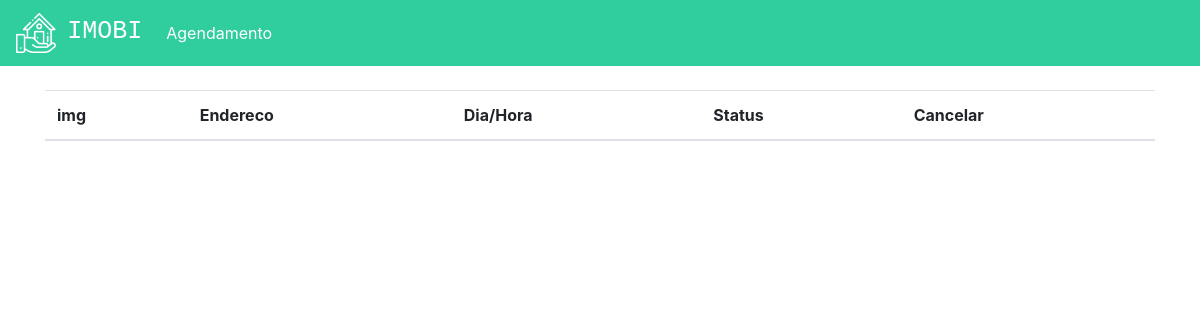
The app's page /agendamentos (signed in), older data.
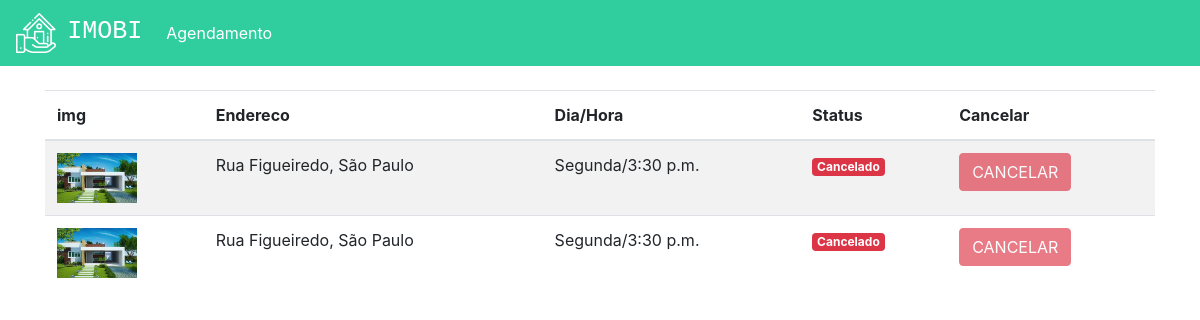
The same page, newer data.
### home/models.py (models this page shows, shortened)
class Visitas(models.Model):
    choices = (('S', 'Segunda'),
               ('T', 'Terça'),
               ('Q', 'Quarta'),
               ('QI', 'Quinta'),
               ('SE', 'Sexta'),
               ('SA', 'Sabado'),
               ('D', 'Domingo'))
    choices_status = (('A', 'Agendado'),
                      ('F', 'Finalizado'),
                      ('C', 'Cancelado'))
    imovel = models.ForeignKey(Imovei, on_delete=models.DO_NOTHING)
    usuario = models.ForeignKey(User, on_delete=models.DO_NOTHING)
    dia = models.CharField(max_length=20)
    horario = models.TimeField()
    status = models.CharField(
        max_length=1, choices=choices_status, default="A")

class Imovei(models.Model):
    choices = (('V', 'Venda'),
               ('A', 'Aluguel'))
    choices_imovel = (('A', 'Apartamento'),
                      ('C', 'Casa'))
    imagens = models.ManyToManyField(Imagem)
    valor = models.FloatField()
    quartos = models.IntegerField()
    tamanho = models.FloatField()
    cidade = models.ForeignKey(Cidade, on_delete=models.DO_NOTHING)
    rua = models.CharField(max_length=50)
    tipo = models.CharField(max_length=1, choices=choices)
    tipo_imovel = models.CharField(max_length=1, choices=choices_imovel)
    numero = models.IntegerField()
    descricao = models.TextField()
    dias_visita = models.ManyToManyField(DiasVisita)
    horarios = models.ManyToManyField(Horario)

class Imagem(models.Model):
    img = models.ImageField(upload_to='img')
    def __str__(self) -> str:
        return self.img.url

class Cidade(models.Model):
    nome = models.CharField(max_length=30)
    def __str__(self) -> str:
        return self.nome

### home/views.py (the view)
# urls.py: path('agendamentos', views.agendamentos, name="agendamentos"),
def agendamentos(request):
    visitas = Visitas.objects.filter(usuario=request.user)
    return render(request, "agendamentos.html", {'visitas': visitas})

### home/templates/agendamentos.html (shortened to what this page needs)
{% extends 'base.html' %}
{% load static %}
{% block 'head' %}
<link rel="stylesheet" href="{% static 'home/css/home.css' %}">
{% endblock  %}
{% block 'body' %}
    <div class="container">
        <br>
        <table class="table table-striped">
        <thead>
            <tr>
                <th scope="col">img</th>
                <th scope="col">Endereco</th>
                <th scope="col">Dia/Hora</th>
                <th scope="col">Status</th>
                <th scope="col">Cancelar</th>
            </tr>
        </thead>
        <tbody>
            {% for visita in visitas %}
                <tr>
                    <th><img width="80" src="{{visita.imovel.imagens.all.0}}"></th>
                    <td>{{visita.imovel.rua}}, {{visita.imovel.cidade}}</td>
                    <td>{{visita.dia}}/{{visita.horario}}</td>
                    <td>
                        {% if visita.status == "C" %}
                            <span class="badge badge-danger">Cancelado</span>
                        {% endif %}
                    </td>
                    <td>
                        {% if visita.status == "A" %}
                            <a href="{% url 'cancelar_agendamento' visita.id %}" class="btn btn-danger">CANCELAR</a>
                        {% else %}
                            <a href="" class="btn btn-danger disabled">CANCELAR</a>
                        {% endif %}
                    </td>
                </tr>
            {% endfor %}
        </tbody>
    </table>
    </div>
{% endblock  %}

Row changes from the older to the newer data that the page shows:
added Visitas: imovel.imagens.all.0 (picture), imovel.rua "Rua Figueiredo", imovel.cidade "São Paulo", dia "Segunda", horario "3:30 p.m.", status "Cancelado"
added Visitas: imovel.imagens.all.0 (picture), imovel.rua "Rua Figueiredo", imovel.cidade "São Paulo", dia "Segunda", horario "3:30 p.m.", status "Cancelado"
